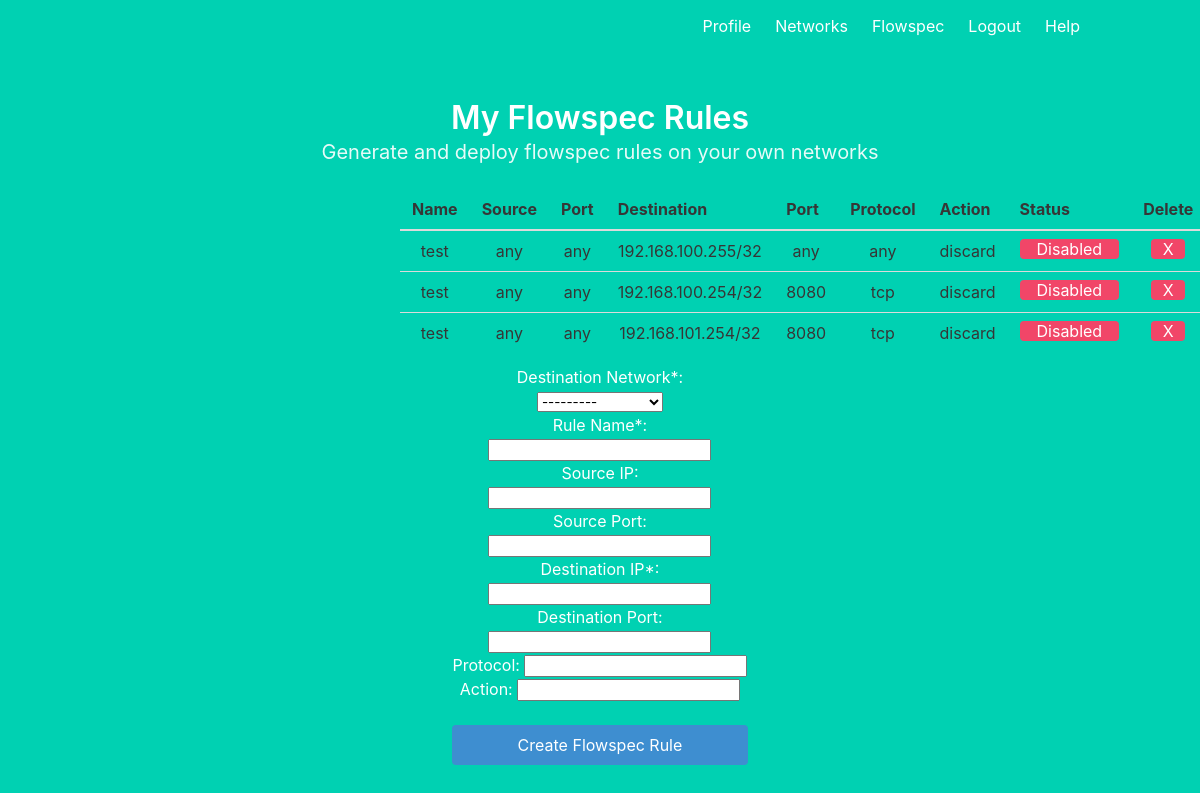
The page /flowspec/ (signed in) on the database its author committed.
### fsgui/models.py (models this page shows, shortened)
class Flowspec(models.Model):
    id = models.IntegerField(primary_key=True)  # primary keys are required by Django
    name = models.CharField(max_length=10)
    srcip = models.CharField(max_length=50, blank=True)
    srcprt = models.IntegerField(blank=True, default=-1)
    dstip = models.CharField(max_length=50)
    dstprt = models.IntegerField(blank=True, default=-1)
    protocol = models.CharField(max_length=10, blank=True)
    action = models.CharField(max_length=10)
    active = models.BooleanField(default=False)
    net = models.ForeignKey(Network, on_delete=models.CASCADE, related_name="flowspecs")
    class Meta:
        unique_together = ["net", "srcip", "srcprt", "dstip", "dstprt", "protocol"]

class Network(models.Model):
    id = models.IntegerField(primary_key=True)  # primary keys are required by Django
    net = models.CharField(max_length=150)
    user = models.ForeignKey(User, on_delete=models.CASCADE, related_name="networks")
    class Meta:
        unique_together = ["net", "user"]
    def __str__(self):
        return self.net

### fsgui/views.py (the view, shortened to what this page needs)
# urls.py: path("flowspec/", views.flowspec, name="flowspec"),
@login_required
def flowspec(request):
    form = FlowspecForm(user=request.user)
    flowspecs = Flowspec.objects.filter(net__user=request.user)
    return render(request, "flowspec.html", {"form": form, "flowspecs": flowspecs})

### fsgui/templates/flowspec.html (shortened to what this page needs)
{% extends "base.html" %}
{% block content %}
{% if request.user.is_authenticated %}
<h1 class="title">
  My Flowspec Rules
</h1>
<h2 class="subtitle">
  Generate and deploy flowspec rules on your own networks
</h2>
<div style="padding-left:280px">
  <table class="table has-background-primary is-align-self-center">
    <thead >
      <tr>
        <th>Name</th>
        <th>Source</th>
        <th>Port</th>
        <th>Destination</th>
        <th>Port</th>
        <th>Protocol</th>
        <th>Action</th>
        <th>Status</th>
        <th>Delete</th>
      </tr>
    </thead>
    <tbody>
      {% if flowspecs %}
        {% for flowspec in flowspecs %}
          <tr>
              <td>{% if flowspec.name != '' %} {{ flowspec.name }} {% else %} - {% endif %}</td>
              <td>{% if flowspec.srcip != '' %} {{ flowspec.srcip }} {% else %} any {% endif %}</td>
              <td>{% if flowspec.srcprt != -1 %} {{ flowspec.srcprt }} {% else %} any {% endif %}</td>
              <td>{% if flowspec.dstip != '' %} {{ flowspec.dstip }} {% else %} - {% endif %}</td>
              <td>{% if flowspec.dstprt != -1 %} {{ flowspec.dstprt }} {% else %} any {% endif %}</td>
              <td>{% if flowspec.protocol != '' %} {{ flowspec.protocol }} {% else %} any {% endif %}</td>
              <td>{{ flowspec.action }}</td>
              <form action="/flowspec_toggle/" method="post">
                <td>
                  <button type="submit" value="Submit" style="margin-bottom: 2px; height: 20px; padding-top: 2px; padding-bottom: 2px; text-align: justify;" class="button {% if flowspec.active %}is-success{% else %}is-danger{% endif %}">{% if flowspec.active %}Enabled{% else %}Disabled{% endif %}</button>
                </td>
              </form>
              <form action="/flowspec_delete/" method="post">
                <td>
                  <button type="submit" value="Submit" style="margin-bottom: 2px; width: 10px; height: 20px; padding-top: 2px; padding-bottom: 2px; text-align: justify;" class="button is-danger">X</button>
                </td>
              </form>
          </tr>
        {% endfor %}
      {% else %}
          <td colspan="100%" class="has-text-centered">No rules yet.</td>
      {% endif %}
    </tbody>
  </table>
</div>
<div class="column is-4 is-offset-4">
        <form id="flowspec_form" method="POST" action="/flowspec/">
                      {{form.as_p}}
            <button type="submit" value="Submit" class="button is-block is-info" style="width: 100%;">Create Flowspec Rule</button>
        </form>
      </div>
{% endif %}
{% endblock %}

### fsgui/templates/base.html (shortened to what this page needs)
<!DOCTYPE html>
<html>
<head>
    <link rel="stylesheet" href="https://cdn.jsdelivr.net/npm/bulma@0.9.4/css/bulma.min.css">
</head>
<body>
    <section class="hero is-primary is-fullheight">
        <div class="hero-head">
            <nav class="navbar">
                <div class="container">
                    <div id="navbarMenuHeroA" class="navbar-menu">
                        <div class="navbar-end">
                            {% if request.user.is_authenticated %}
                            <a href="{% url 'home' %}" class="navbar-item">
                                Profile
                            </a>
                            <a href="{% url 'network' %}" class="navbar-item">
                                Networks
                            </a>
                            <a href="{% url 'flowspec' %}" class="navbar-item">
                                Flowspec
                            </a>
                            <a href="{% url 'logout' %}?next={{ request.path }}" class="navbar-item">
                                Logout
                            </a>
                            <a href="{% url 'help' %}" class="navbar-item">
                                Help
                            </a>
                            {% endif %}
                        </div>
                    </div>
                </div>
            </nav>
        </div>
        <div class="hero-body">
            <div class="container has-text-centered">
               {% block content %}
               {% endblock %}
            </div>
        </div>
    </section>
</body>
</html>

### rows shown on the page
Flowspec: name "test", srcip "any", srcprt "any", dstip "192.168.100.255/32", dstprt "any", protocol "any", action "discard", active "Disabled"
Flowspec: name "test", srcip "any", srcprt "any", dstip "192.168.100.254/32", dstprt "8080", protocol "tcp", action "discard", active "Disabled"
Flowspec: name "test", srcip "any", srcprt "any", dstip "192.168.101.254/32", dstprt "8080", protocol "tcp", action "discard", active "Disabled"
Network: net "---------"
